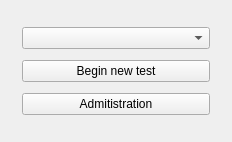
<?xml version="1.0" encoding="UTF-8"?>
<ui version="4.0">
 <class>MainWindow</class>
 <widget class="QMainWindow" name="MainWindow">
  <property name="geometry">
   <rect>
    <x>0</x>
    <y>0</y>
    <width>232</width>
    <height>142</height>
   </rect>
  </property>
  <property name="windowTitle">
   <string>MainWindow</string>
  </property>
  <widget class="QWidget" name="centralWidget">
   <layout class="QVBoxLayout" name="verticalLayout">
    <item>
     <widget class="QStackedWidget" name="stackedWidget">
      <property name="currentIndex">
       <number>0</number>
      </property>
      <widget class="QWidget" name="Start">
       <layout class="QVBoxLayout" name="verticalLayout_3">
        <item>
         <widget class="QComboBox" name="ComboBox_Start_User"/>
        </item>
        <item>
         <widget class="QPushButton" name="PButton_Start_BeginTest">
          <property name="text">
           <string>Begin new test</string>
          </property>
         </widget>
        </item>
        <item>
         <widget class="QPushButton" name="PButton_Start_Admin">
          <property name="text">
           <string>Admitistration</string>
          </property>
         </widget>
        </item>
       </layout>
      </widget>
      <widget class="QWidget" name="Login">
       <layout class="QVBoxLayout" name="verticalLayout_2">
        <item>
         <layout class="QFormLayout" name="formLayout">
          <item row="0" column="0">
           <widget class="QLabel" name="Label_Login_Login">
            <property name="text">
             <string>Login:</string>
            </property>
           </widget>
          </item>
          <item row="0" column="1">
           <widget class="QLineEdit" name="LineEdit_Login_Login"/>
          </item>
          <item row="1" column="0">
           <widget class="QLabel" name="Label_Login_Password">
            <property name="text">
             <string>Password:</string>
            </property>
           </widget>
          </item>
          <item row="1" column="1">
           <widget class="QLineEdit" name="LineEdit_Login_Password"/>
          </item>
          <item row="2" column="1">
           <widget class="QLabel" name="Label_Login_Error">
            <property name="styleSheet">
             <string notr="true">color:red</string>
            </property>
            <property name="text">
             <string>ERROR</string>
            </property>
           </widget>
          </item>
         </layout>
        </item>
        <item>
         <widget class="QPushButton" name="PButton_Login_Login">
          <property name="text">
           <string>Login</string>
          </property>
         </widget>
        </item>
       </layout>
      </widget>
     </widget>
    </item>
   </layout>
  </widget>
 </widget>
 <layoutdefault spacing="6" margin="11"/>
 <resources/>
 <connections/>
</ui>
